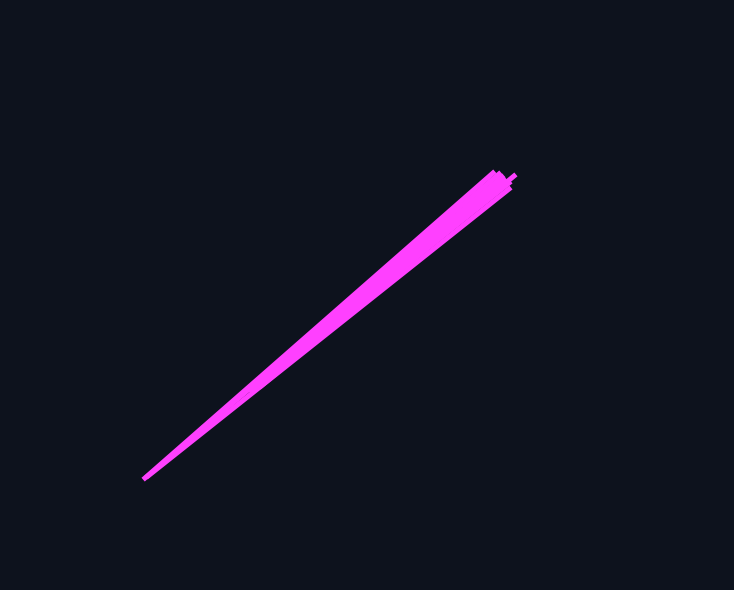
#> input picture images/hough_lines_test.png, 734 x 590 px
$ python hough_lines.py
#> lines starting #> are read from the running program, lines starting #| are printed output that depends on the picture; after the words box and inside, x2 and y2 are one past the last pixel; in counts of white or black regions, pixels touching at a corner belong together
import cv2
import numpy as np
import matplotlib
matplotlib.use('agg') # wip to fixup tkinter compatability issues
import matplotlib.pyplot as plt
import matplotlib.lines as mlines


def hough_line_detection(original_image, input_image):
  height, width = input_image.shape[:2]

  d = np.sqrt(np.square(height) + np.square(width))
  thetas = np.arange(0, 180, step=180 / 180)
  rhos = np.arange(-d, d, step=(2 * d) / 180)

  sin_thetas = np.sin(np.deg2rad(thetas))
  cos_thetas = np.cos(np.deg2rad(thetas))

  hough_lines = []
  inverse = False
  hough_matrix = np.zeros((len(rhos), len(rhos)))

  figure = plt.figure(figsize=(20, 7))
  plot1 = figure.add_subplot(1, 3, 1)
  plot1.imshow(original_image)
  plot2 = figure.add_subplot(1, 3, 2)
  plot2.imshow(original_image)
  plot3 = figure.add_subplot(1, 3, 3)
  plot3.imshow(original_image)

  for y in range(height):
    for x in range(width):
      if input_image[y][x] != 0:
        for theta_index in range(len(thetas)):
          rho = ((x - width / 2) * cos_thetas[theta_index]) + ((y - height / 2) * sin_thetas[theta_index])
          theta = thetas[theta_index]
          rho_index = np.argmin(np.abs(rhos - rho))
          hough_matrix[rho_index][theta_index] += 1

  for y in range(hough_matrix.shape[0]):
    for x in range(hough_matrix.shape[1]):
      if hough_matrix[y][x] > 200:
        rho = rhos[y]
        theta = thetas[x]
        a, b = np.cos(np.deg2rad(theta)), np.sin(np.deg2rad(theta))

        x0, y0 = (a * rho) + width / 2, (b * rho) + height / 2
        x1, y1 = int(x0 + 200 * (-b)), int(y0 + 200 * (a))
        x2, y2 = int(x0 - 200 * (-b)), int(y0 - 200 * (a))

        hough_lines.append(
                {
                  'strength': hough_matrix[y][x],
                  'rho': rhos[y],
                  'theta': thetas[x],
                  'end_points': [x1, x2, y1, y2]
                }
        )

        plot1.add_line(mlines.Line2D([x1, x2], [y1, y2]))

  # -- directionality determination
  if np.average([h["theta"] for h in hough_lines[:len(hough_lines)//2]])\
          < np.average([h["theta"] for h in hough_lines[len(hough_lines)//2:]]):
      inverse = True

  sort_fn = lambda x: (x.get('strength'))
  hough_lines = sorted(hough_lines, key=sort_fn, reverse=True)
  top_hough_lines = hough_lines[:5]

  for line in top_hough_lines:
      plot2.add_line(mlines.Line2D(line["end_points"][:2], line["end_points"][2:]))

  if inverse:
    for i in range(len(top_hough_lines)):
      top_hough_lines[i]["theta"] = 180 + top_hough_lines[i]["theta"]

  predicted_major_angle = np.mean([line["theta"] for line in top_hough_lines])
  m_x1, m_x2, m_y1, m_y2 = np.mean([hough_line["end_points"] for hough_line in top_hough_lines], axis=0)
  plot3.add_line(mlines.Line2D([m_x1, m_x2], [m_y1, m_y2], color=(0,1,0)))
  plot3.plot(m_x1,m_y1,'o',color="#00FF00") if inverse else plot2.plot(m_x2,m_y2,'o', color="#00FF00")

  plot1.title.set_text("Detected Hough Lines")
  plot2.title.set_text("Top 5 Hough Lines".format(predicted_major_angle))
  plot3.title.set_text("Predicted Major Hough Line ({}°)".format(predicted_major_angle))
  plt.savefig("images/hough_lines_test_output.png")

  return top_hough_lines, predicted_major_angle


if __name__ == "__main__":
  image = cv2.imread("images/hough_lines_test.png")
#> image is the input picture: shape (590, 734, 3); mean B, G, R 33.1, 18.8, 17.4
  image_cvt = cv2.cvtColor(image, cv2.COLOR_BGR2GRAY)
  image_cvt = cv2.Canny(image_cvt, 100, 200)
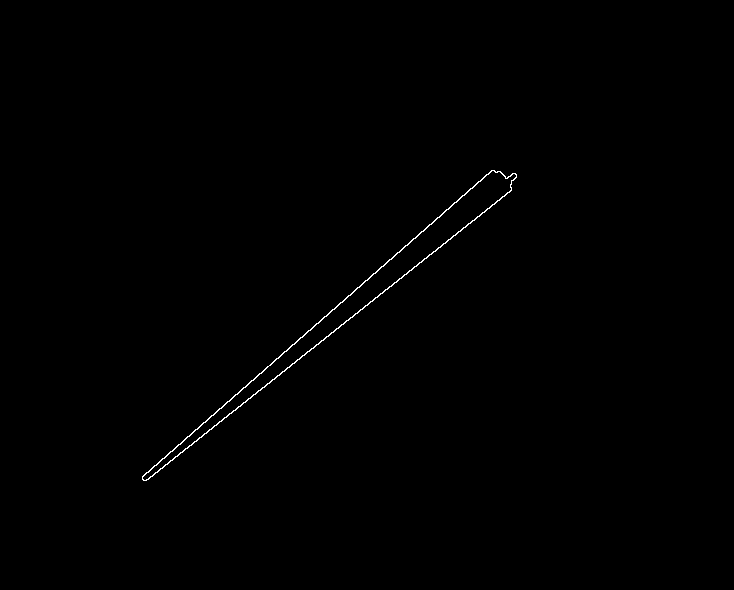
#> image_cvt: shape (590, 734); 0.32% white in thin lines or dots, all inside (x1, y1, x2, y2) = (142, 170, 517, 481)
  image_cvt = cv2.dilate(
      image_cvt,
      cv2.getStructuringElement(cv2.MORPH_RECT, (5, 5)),
      iterations=1
  )
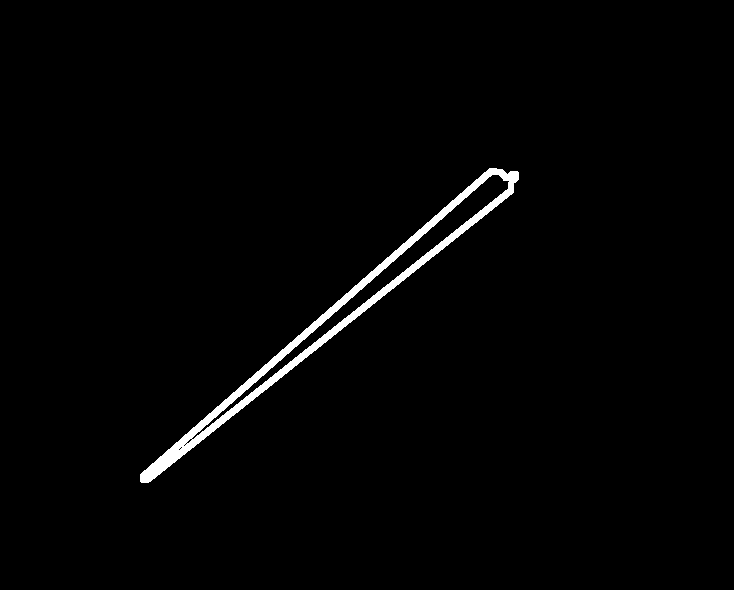
#> image_cvt: shape (590, 734); 1.6% white; 1 white region, box (x1, y1, x2, y2) and area: (140, 168, 519, 483) 6845
  image_cvt = cv2.erode(
      image_cvt,
      cv2.getStructuringElement(cv2.MORPH_RECT, (5, 5)),
      iterations=1
  )
  a, b = hough_line_detection(image, image_cvt)
#> after the loop in hough_line_detection, `for y in range(height):`:
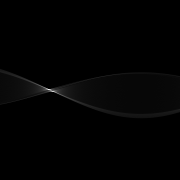
#> hough_matrix: shape (180, 180) float64; min 0, max 993, mean 9.1; drawn with min black and max white
#> in hough_line_detection, `plt.savefig("images/hough_lines_test_output.png")`:
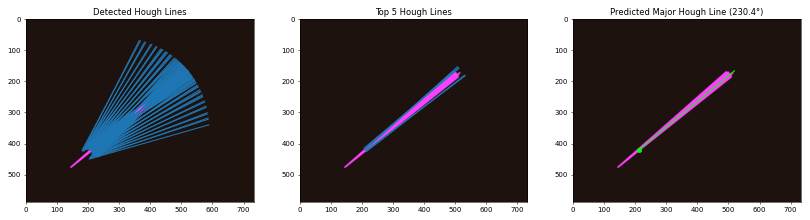
#> figure drawn by matplotlib, 3 panels; B, G, R data is drawn as R, G, B
#> a = 5 items; b = 230.4
